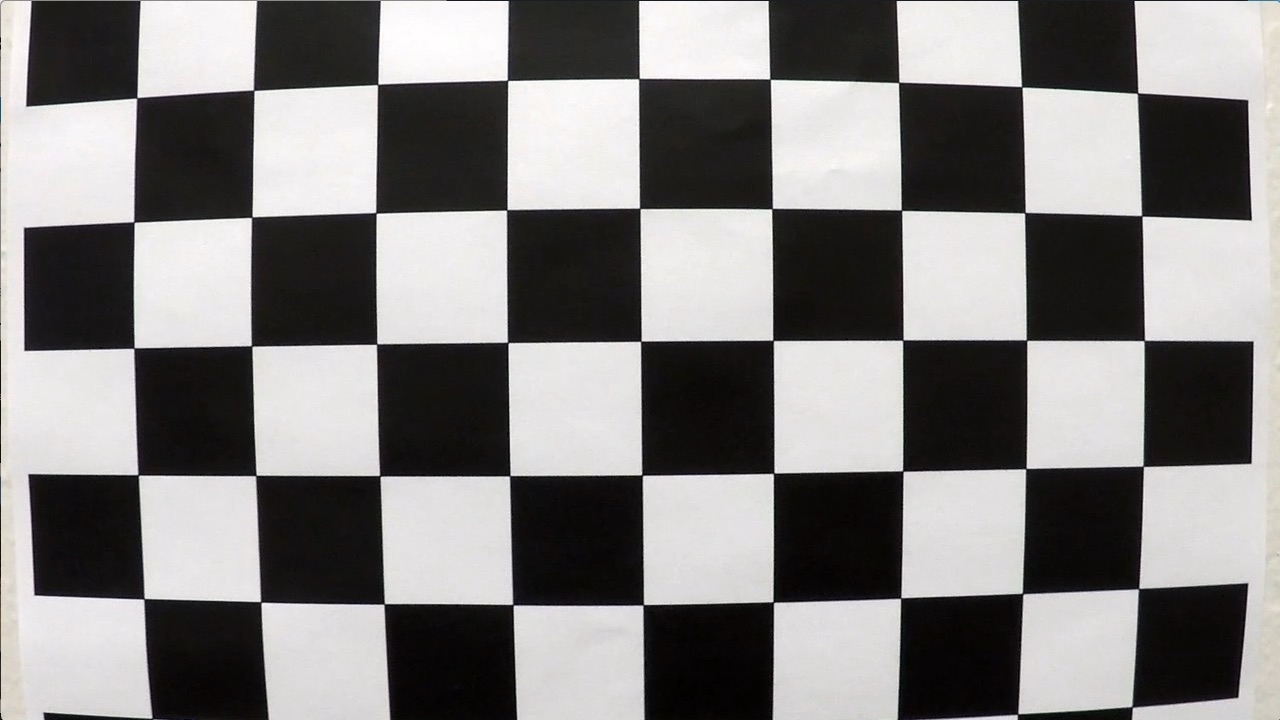
#> input picture camera_cal/calibration1.jpg, 1280 x 720 px; its folder holds only this picture in this run
$ jupyter execute --allow-errors 'Advanced Lane Finding.ipynb'   (older library calls are emulated)
#> lines starting #> are read from the running program, lines starting #| are printed output that depends on the picture
[cell 1]
import cv2
import numpy as np
import matplotlib.pyplot as plt
import glob
import ntpath


#function to convert BGR cv2.imread() images into RGB
def BGR2RGB(img):
    RGB_image = img[...,::-1]
    return RGB_image

Step 1: calibrate camera, undistort images

[cell 2]
def calibrate_camera(nx, ny):
    '''
    code adopted and based off of Udacity code sample for camera calibration
    creates two lists for cv2.calibrateCamera: @imgpoints and @ objpoints
    '''
#> called with nx = 9, ny = 6
    print('CALIBRATING IMAGES')
    SHOW_IMAGES = False #do not print images as function progresses

    objp = np.zeros((nx * ny, 3), np.float32)
    objp[:,:2] = np.mgrid[0:nx, 0:ny].T.reshape(-1,2)

    #define lists for points
    objpoints = []
    imgpoints = []

    #list images
    images = glob.glob('camera_cal/*.jpg')

    #step through the list and search for chessboard corners
    for i, fname in enumerate(images):
        print("Processing Image ", i)
        img = cv2.imread(fname)
#> img is the input picture: shape (720, 1280, 3); mean B, G, R 127.8, 128.4, 130.1
        gray = cv2.cvtColor(img, cv2.COLOR_BGR2GRAY)
        ret, corners = cv2.findChessboardCorners(gray, (nx,ny), None)
#> ret = False; corners = None
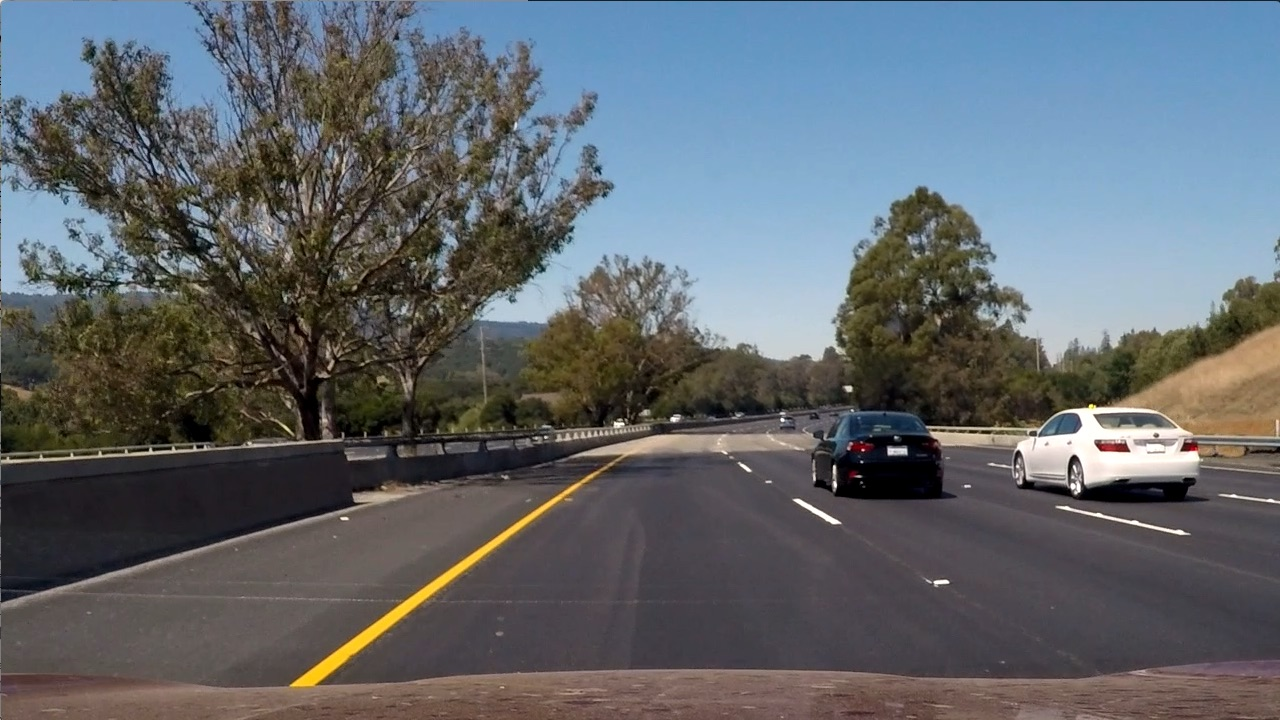
#> input picture test_images/test6.jpg, 1280 x 720 px

        #upon finding corners, add them to list
        if ret == True:
            objpoints.append(objp)
            imgpoints.append(corners)

            if SHOW_IMAGES:
                cv2.drawChessboardCorners(img, (nx,ny), corners, ret)
                plt.imshow(img)
                plt.show()

    return (objpoints, imgpoints)

[cell 3]
objpoints, imgpoints = calibrate_camera(9, 6)

[cell 4]
def undistort(img, objpoints, imgpoints):
    '''
    accepts lists and image as input to calibrate and modify image
    '''

    #define image dimensions
    img_size = (img.shape[1], img.shape[0])
#> img_size = (1280, 720)
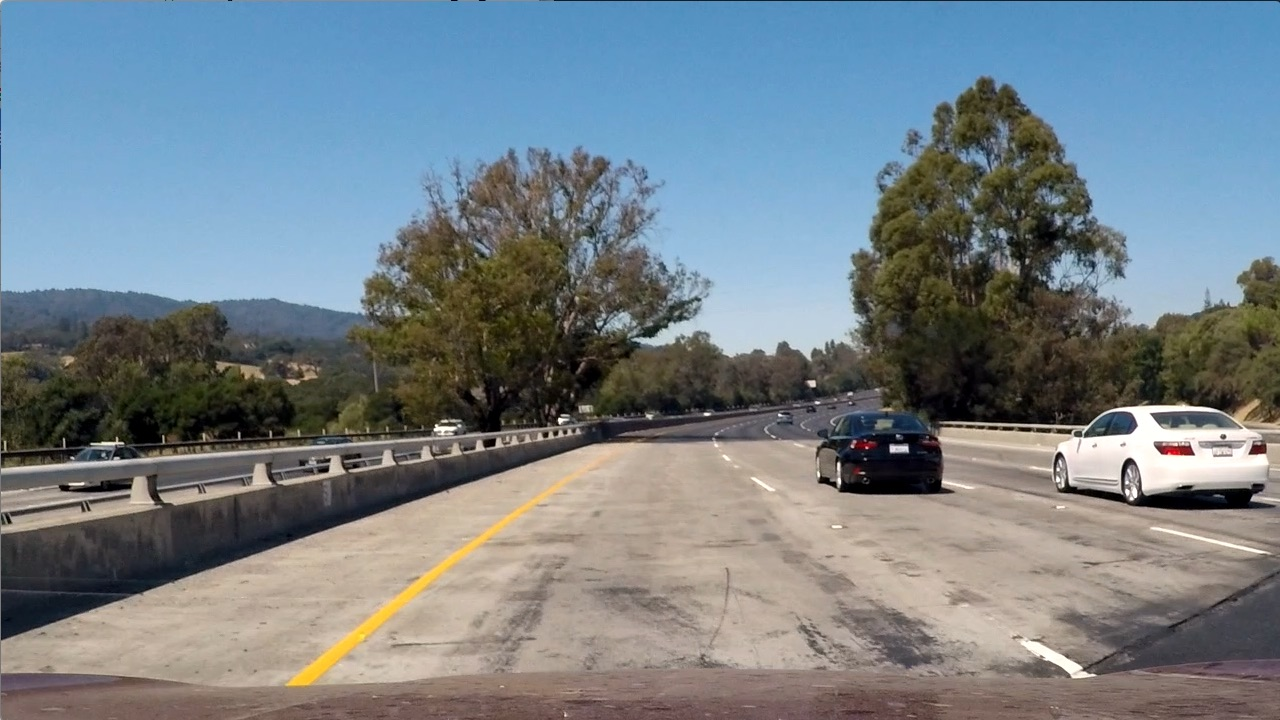
#> input picture test_images/test1.jpg, 1280 x 720 px

    #calibrate camera
    ret, mtx, dist, rvecs, tvecs = cv2.calibrateCamera(objpoints, imgpoints, img_size,None,None)

    #modify image
    img_undistorted = cv2.undistort(img, mtx, dist, None, mtx)

    return img_undistorted

#> (a cell that did not finish here is left out)

Step 2: thresholds and binary image

[cell 6]
# [22 lines left out: function create_binary_image, not called in this run]

#> (a cell that did not finish here is left out)

Step 3: Perspective Transform

[cell 8]
# [13 lines left out: function perspective_transform, not called in this run]

[cell 9]
# [13 lines left out: function inverse_perspective_transform, not called in this run]

#> (a cell that did not finish here is left out)

Step 4: determine lane lines from transform

[cell 11]
# [91 lines left out: function find_lanes, not called in this run]

#> (a cell that did not finish here is left out)

[cell 13]
# [19 lines left out: function fit_lane, not called in this run]

#> (a cell that did not finish here is left out)

Step 5: Determine curvature

[cell 15]
# [27 lines left out: function get_statistics, not called in this run]

#> (a cell that did not finish here is left out)

Step 6: display statistics on image frame by frame

[cell 17]
# [9 lines left out: function draw_stats_on_image, not called in this run]

#> (a cell that did not finish here is left out)

[cell 19]
def pipeline(img):
    '''
    Condensed version of all necessary steps to achieve an annotated image with the lane marked
    '''
    undistorted = undistort(img, objpoints, imgpoints)
    binarized = create_binary_image(undistorted)
    transformed = perspective_transform(binarized)

    left_fit, right_fit, yvals, out_img = find_lanes(transformed)
    lanes = fit_lane(transformed, undistorted, yvals, left_fit, right_fit)
    left_stats, right_stats, distance = get_statistics(left_fit, right_fit, yvals)
    processed_image = draw_stats_on_image(lanes, left_stats, right_stats, distance)

    return processed_image

#> (a cell that did not finish here is left out)
